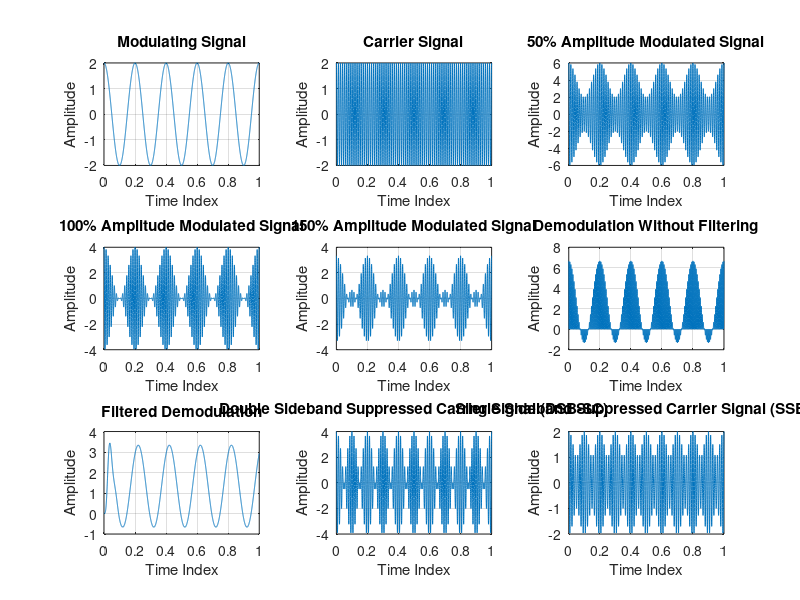

Here is the MATLAB script that generated this plot:
%% Program for generating <br />
%% Amplitude Modulated, Demodulated, DSB-SC and SSB-SC Signals <br />
%% Name: Rishabh Panda <br />
%% Roll No: 1904215 <br />

clc;
close all;
clear all;

% Modulating index
m_critical = 1; %critical
m_over = 1.5; %over
m_under = 0.5; %under 

% Amplitude of modulating signal
Am = 2; 

% Frequency of modulating signal (Hz)
fm = 5; 

% Time period of modulating signal (s)
Ta = 1/fm; 
t = 0:(Ta/1000):1;

% Modulating signal
ym = Am*cos(2*pi*fm*t);
figure(1)
subplot(3,3,1)
plot(t,ym)
grid on;
xlabel('Time Index')
ylabel('Amplitude')
title('Modulating Signal')

% Relation between Am/Cm and fc/fa
% Relation between Am/Cm and fc/fa
Ac_under = Am/m_under;
Ac_critical = Am/m_critical;
Ac_over = Am/m_over;

fc = fm*15; %carrier and message signal frequency relation
Tc = 1/fc;

% Carrier signals (under, critical, under)
yc_under = Ac_under*cos(2*pi*fc*t);
yc_critical = Ac_critical*cos(2*pi*fc*t);
yc_over = Ac_over*cos(2*pi*fc*t);

% Carrier signal
yc = Ac_critical*cos(2*pi*fc*t);
subplot(3,3,2)
plot(t,yc_critical)
grid on;
xlabel('Time Index')
ylabel('Amplitude')
title('Carrier Signal')

% Amplitude Modulation
y_mod = (Ac_under+ym).*cos(2*pi*fc*t);
subplot(3,3,3)
plot(t,y_mod)
grid on;
xlabel('Time Index')
ylabel('Amplitude')
title('50% Amplitude Modulated Signal')

y_mod = (Ac_critical+ym).*cos(2*pi*fc*t);
subplot(3,3,4)
plot(t,y_mod)
grid on;
xlabel('Time Index')
ylabel('Amplitude')
title('100% Amplitude Modulated Signal')

y_mod = (Ac_over+ym).*cos(2*pi*fc*t);
subplot(3,3,5)
plot(t,y_mod)
grid on;
xlabel('Time Index')
ylabel('Amplitude')
title('150% Amplitude Modulated Signal')

%Amplitude Demodulation
y_demo = y_mod.*yc_critical;
[b,a] = butter(5,0.01);
y_demo_filtered = filter(b,a,y_demo);
subplot(3,3,6)
plot(t,y_demo);
grid on;
xlabel('Time Index')
ylabel('Amplitude')
title('Demodulation Without Filtering')

subplot(3,3,7)
plot(t,y_demo_filtered);
grid on;
xlabel('Time Index')
ylabel('Amplitude')
title('Filtered Demodulation')

% DSB-SC signal
y = ym.*yc;
subplot(3,3,8)
plot(t,y)
grid on;
xlabel('Time Index')
ylabel('Amplitude')
title('Double Sideband Suppressed Carrier Signal (DSB-SC)')

% SSB-SC signal
%y = cos(2*pi*(fm-fc)*t);
m_cap_t = sin(2*pi*fm*t);
y = ym.*cos(2*pi*fc*t)+m_cap_t.*sin(2*pi*fc*t);
subplot(3,3,9)
plot(t,y)
grid on;
xlabel('Time Index')
ylabel('Amplitude')
title('Single Sideband Suppressed Carrier Signal (SSB-SC)')
